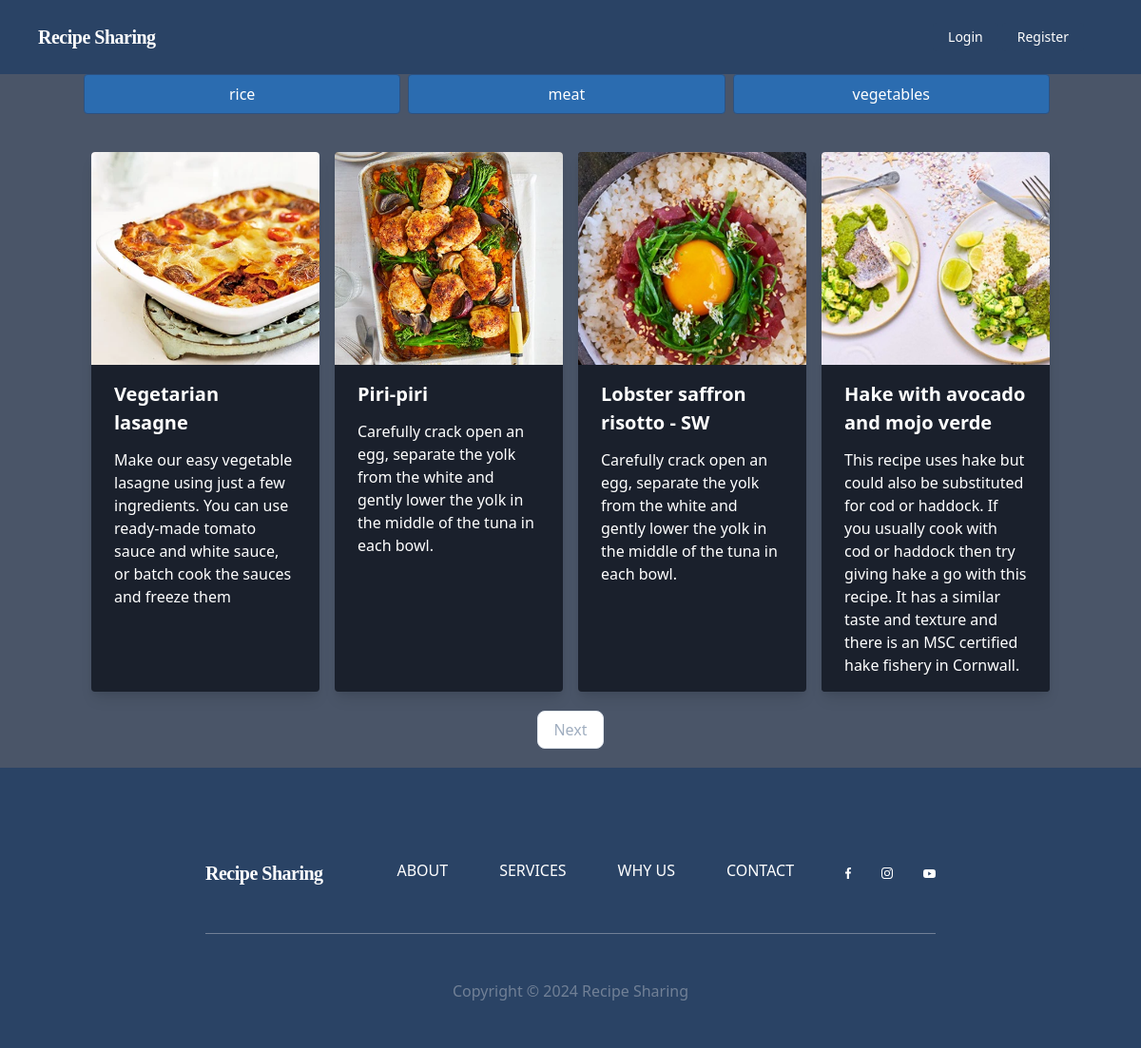
The page / on the database its author committed.
### category/models.py (models this page shows, shortened)
class Category(models.Model):
    category_name = models.CharField(max_length = 50, unique = True)
    slug = models.SlugField(max_length= 100, unique = True)

### recipe/models.py (models this page shows, shortened)
class Recipe(models.Model):
    id= models.IntegerField(primary_key=True)
    recipe_name = models.CharField(max_length=100, unique=True)
    slug = models.SlugField(max_length=200, unique=True)
    description = models.TextField(max_length=500, blank=True)
    image = models.ImageField(upload_to='photos')
    category = models.ForeignKey(Category, on_delete=models.CASCADE)
    created_date = models.DateTimeField(auto_now_add=True)

### recipe/views.py (the view)
# urls.py: path('', views.show_recipe, name='show_recipe'),
def show_recipe(request, category_slug=None):
    if category_slug:
        category = get_object_or_404(Category, slug=category_slug)
        recipes = Recipe.objects.filter(category=category)
    else:
        if request.method == 'POST':
            need = request.POST['search_query']
            recipes =  Recipe.objects.filter(recipe_name__contains=need)
        else:
            recipes = Recipe.objects.all()
    paginator = Paginator(recipes, 4)
    page_number = request.GET.get('page')
    paged_recipes = paginator.get_page(page_number)
    categories = Category.objects.all()
    context = {'recipes': paged_recipes, 'categories': categories}
    return render(request, 'recipe.html', context)

### recipe/templates/recipe.html (shortened to what this page needs)
{% extends 'base.html' %}
{% block content %}
<ul class="flex">
    {% for category in categories %}
    <li class="flex-1 mr-2">
      <a class="text-center block border border-blue-800 rounded py-2 px-4 bg-blue-700 hover:bg-blue-700 text-white" href="{% url 'category_by_slug' category.slug %}">{{ category.category_name }}</a>
    </li>
    {% endfor %}
</ul>
<div class="mx-2">
    <div class="grid grid-cols-4 gap-4 mt-10">
        {% for item in recipes %}
        <div href="{% url 'recipe_detail' item.id %}" class="max-w-sm rounded bg-gray-900 overflow-hidden shadow-lg">
            <img class="w-full h-56 object-cover" src="{{ item.image.url }}" alt="Sunset in the mountains">
            <div class="px-6 py-4 text-white bg-gray-900">
                <div class="font-bold text-xl mb-3"><a href="{% url 'recipe_detail' item.id %}">{{ item.recipe_name }}</a>
                </div>
                <p class="text-white text-base ">
                    {{ item.description }}
                </p>
            </div>
        </div>
        {% endfor %}
    </div>
</div>
<div class="flex justify-center mt-5 mb-5">
    {% if recipes.has_next %}
    <a href="?page={{ recipes.next_page_number }}" class="mx-3 flex items-center justify-center px-4 h-10 text-base font-medium text-gray-500 bg-white border border-gray-300 rounded-lg hover:bg-gray-100 hover:text-gray-700 dark:bg-gray-800 dark:border-gray-700 dark:text-gray-400 dark:hover:bg-gray-700 dark:hover:text-white">
        Next
    </a>
    {% endif %}
</div>
{% endblock %}

### core/templates/base.html (shortened to what this page needs)
{% load static %}
<!DOCTYPE html>
<html lang="en">
    <head>
        <link href="https://unpkg.com/tailwindcss@^1.0/dist/tailwind.min.css" rel="stylesheet">
    </head>
    <body class="bg-gray-700">
        {% include 'navbar.html' %}
        {% block body %}
            <div class="lg:container lg:mx-auto" id="main">
                {% block content %}
                {% endblock %}
            </div>
            {% include 'footer.html' %}
        {% endblock %}
    </body>
</html>

### core/templates/navbar.html (shortened to what this page needs)
<nav class="flex items-center justify-between flex-wrap bg-blue-900 text-white p-6 px-10">
    <div class="flex items-center flex-shrink-0 text-white mr-6">
        <span class="font-semibold text-xl tracking-tight font-bold font-serif  text-white"><a href="/">Recipe Sharing</a></span>
    </div>
    <div class="w-full block flex-grow lg:flex lg:items-center lg:w-auto px-5">
        {% if request.user.is_authenticated %}
            <div class="text-md lg:flex-grow">
                <a href="{% url 'submit_recipe' %}" class="block  mt-4 lg:inline-block lg:mt-0 text-white hover:text-red-900 hover:font-black mr-4">
                  Add Recipe
                </a>
                <a href="{% url 'show_recipe' %}" class="block mt-4 lg:inline-block lg:mt-0 text-white hover:text-red-900 hover:font-black mr-4">
                  Show Recipe
                </a>
            </div>
            <div class="relative inline-block text-left">
                <div>
                  <button type="button" class="inline-flex justify-center w-full rounded-md  shadow-sm px-4 py-2 text-white text-sm font-medium  hover:bg-gray-50 focus:outline-none focus:ring-2 focus:ring-indigo-500 focus:ring-offset-2 focus:ring-offset-gray-100">
                    Categorize
                    <svg class="-mr-1 ml-2 h-5 w-5" xmlns="http://www.w3.org/2000/svg" viewBox="0 0 20 20" fill="currentColor" aria-hidden="true">
                      <path fill-rule="evenodd" d="M6.293 7.293a1 1 0 011.414 0L10 9.586l2.293-2.293a1 1 0 111.414 1.414l-3 3a1 1 0 01-1.414 0l-3-3a1 1 0 010-1.414z" clip-rule="evenodd" />
                    </svg>
                  </button>
                </div>
                <div class="origin-top-right hidden absolute  right-0 mt-0 w-36 rounded-md shadow-lg bg-gray-700 ring-1 ring-black ring-opacity-5 focus:outline-none" role="menu" aria-orientation="vertical" aria-labelledby="options-menu">
                  <div class="py-1" role="none">
                    <a href="#" class="block hover:bg-green-900 px-4 py-2 text-sm bg-gray-700 text-white " role="menuitem">Rice</a>
                    <a href="#" class="block hover:bg-green-900 px-4 py-2 text-sm bg-gray-700 text-white " role="menuitem">Meat</a>
                    <a href="#" class="block hover:bg-green-900 px-4 py-2 text-sm bg-gray-700 text-white " role="menuitem">Vegetables</a>
                  </div>
                </div>
              </div>
              <div class="ml-5">
                <form method="post" action="{% url 'show_recipe' %}" class="relative">
                  {% csrf_token %}
                  <input type="text"  name="search_query" class="bg-gray-700 text-white rounded-md px-4 py-2 focus:outline-none focus:bg-white focus:text-gray-900" placeholder="Search...">
                  <button class="absolute right-0 top-0 mt-2 mr-2">
                    <svg class="h-4 w-4 fill-current text-gray-400" xmlns="http://www.w3.org/2000/svg" viewBox="0 0 24 24">
                      <path d="M15.5 14h-.79l-.28-.27a6.5 6.5 0 0 0 1.48-5.34c-.47-2.78-2.79-5-5.59-5.34a6.505 6.505 0 0 0-7.27 7.27c.34 2.8 2.56 5.12 5.34 5.59a6.5 6.5 0 0 0 5.34-1.48l.27.28v.79l4.25 4.25c.41.41 1.08.41 1.49 0 .41-.41.41-1.08 0-1.49L15.5 14zm-6 0C7.01 14 5 11.99 5 9.5S7.01 5 9.5 5 14 7.01 14 9.5 11.99 14 9.5 14z"/>
                    </svg>
                  </button>
                </form>
              </div>
            <div class="flex w-auto">
                <div class=" my-auto font-black px-5 text-white">Welcome - {{ request.user.first_name }} </div>
                <a href="{% url 'profile' %}" class="mx-1 inline-block font-medium text-sm px-2 py-2 leading-none bg-blue-900 rounded text-white border-white hover:border-transparent hover:text-dark hover:bg-green-700 mt-4 lg:mt-0 ">Profile</a>
                <a href="{% url 'logout' %}" class="mx-1 inline-block font-medium text-sm px-2 py-2 leading-none bg-blue-900 rounded text-white border-white hover:border-transparent hover:text-dark hover:bg-red-700 mt-4 lg:mt-0 ">Logout</a>
            </div>
        {% else %}
            <div>
                <a href="{% url 'login' %}" class="mr-1 inline-block font-medium text-sm px-4 py-2 leading-none bg-blue-900 rounded text-white border-white hover:border-transparent hover:text-gray-800 hover:bg-green-700 mt-4 lg:mt-0 ">Login</a>
            </div>
            <div>
                <a href="{% url 'register' %}" class="inline-block font-medium text-sm px-4 py-2 leading-none bg-blue-900 rounded text-white border-white hover:border-transparent hover:text-gray-800 hover:bg-green-700 mt-4 lg:mt-0 ">Register</a>
            </div>
        {% endif %}
    </div>
</nav>

### core/templates/footer.html (shortened to what this page needs)
<div class="w-full  flex items-center justify-center bg-blue-900 text-whitebg-black">
    <div class="md:w-2/3 w-full px-4 text-white flex flex-col">
        <div class="flex flex-col">
            <div class="flex mt-24 mb-12 flex-row justify-between">
                <div class="flex items-center flex-shrink-0 text-white mr-6">
                    <span class="font-semibold text-xl tracking-tight font-bold font-serif  text-white"><a href="/">Recipe Sharing</a></span>
                </div>
                <a class="hidden md:block cursor-pointer text-white uppercase">About</a>
                <a class="hidden md:block cursor-pointer text-white uppercase">Services</a>
                <a class="hidden md:block cursor-pointer text-white uppercase">Why us</a>
                <a class="hidden md:block cursor-pointer text-white uppercase">Contact</a>
                <div class="flex flex-row space-x-8 items-center justify-between">
                    <a>
                    </a>
                    <a>
                    </a>
                    <a href="https://www.youtube.com/channel/UCjtCbnkIaiCJgj13sEZ9iqw">
                    </a>
                </div>
            </div>
            <hr class="border-gray-600"/>
            <p class="w-full text-center my-12 text-gray-600">Copyright © {% now "Y" %}  Recipe Sharing</p>
        </div>
    </div>
</div>

### rows shown on the page
Category: category_name "rice"
Category: category_name "meat"
Category: category_name "vegetables"
Recipe: image (picture), recipe_name "Vegetarian lasagne", description "Make our easy vegetable lasagne using just a few ingredients. You can use ready-made tomato sauce and white sauce, or batch cook the sauces and freeze them"
Recipe: image (picture), recipe_name "Piri-piri", description "Carefully crack open an egg, separate the yolk from the white and gently lower the yolk in the middle of the tuna in each bowl."
Recipe: image (picture), recipe_name "Lobster saffron risotto - SW", description "Carefully crack open an egg, separate the yolk from the white and gently lower the yolk in the middle of the tuna in each bowl."
Recipe: image (picture), recipe_name "Hake with avocado and mojo verde", description "This recipe uses hake but could also be substituted for cod or haddock. If you usually cook with cod or haddock then try giving hake a go with this recipe. It has a similar taste and texture and there is an MSC certified hake fishery in Cornwall."
